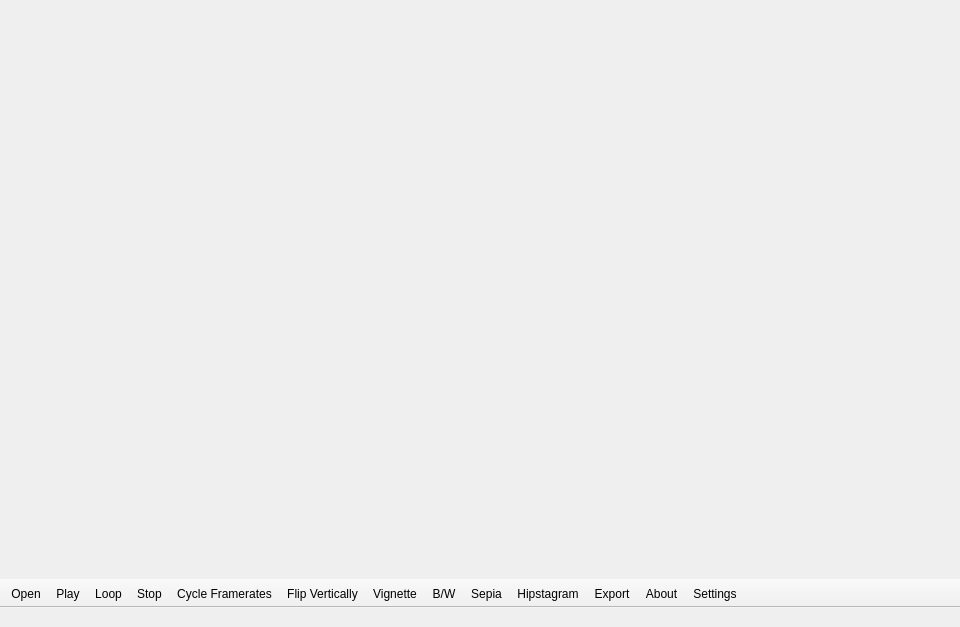
<?xml version="1.0" encoding="UTF-8"?>
<ui version="4.0">
 <class>MainWindow</class>
 <widget class="QMainWindow" name="MainWindow">
  <property name="geometry">
   <rect>
    <x>0</x>
    <y>0</y>
    <width>960</width>
    <height>627</height>
   </rect>
  </property>
  <property name="windowTitle">
   <string>zeitdice</string>
  </property>
  <property name="styleSheet">
   <string notr="true"/>
  </property>
  <property name="documentMode">
   <bool>false</bool>
  </property>
  <property name="tabShape">
   <enum>QTabWidget::Rounded</enum>
  </property>
  <widget class="QWidget" name="centralwidget">
   <property name="minimumSize">
    <size>
     <width>960</width>
     <height>540</height>
    </size>
   </property>
   <property name="maximumSize">
    <size>
     <width>1920</width>
     <height>1080</height>
    </size>
   </property>
  </widget>
  <widget class="QStatusBar" name="statusbar">
   <property name="sizeGripEnabled">
    <bool>false</bool>
   </property>
  </widget>
  <widget class="QToolBar" name="toolbar">
   <property name="windowTitle">
    <string>toolBar</string>
   </property>
   <property name="layoutDirection">
    <enum>Qt::LeftToRight</enum>
   </property>
   <property name="autoFillBackground">
    <bool>true</bool>
   </property>
   <property name="movable">
    <bool>false</bool>
   </property>
   <property name="iconSize">
    <size>
     <width>32</width>
     <height>32</height>
    </size>
   </property>
   <property name="toolButtonStyle">
    <enum>Qt::ToolButtonTextUnderIcon</enum>
   </property>
   <property name="floatable">
    <bool>false</bool>
   </property>
   <attribute name="toolBarArea">
    <enum>BottomToolBarArea</enum>
   </attribute>
   <attribute name="toolBarBreak">
    <bool>false</bool>
   </attribute>
   <addaction name="actionOpen"/>
   <addaction name="actionPlay"/>
   <addaction name="actionLoop"/>
   <addaction name="actionStop"/>
   <addaction name="actionCycleFramerates"/>
   <addaction name="actionFlipVertically"/>
   <addaction name="actionVignette"/>
   <addaction name="actionBlackWhite"/>
   <addaction name="actionSepia"/>
   <addaction name="actionHipstagram"/>
   <addaction name="actionMovie"/>
   <addaction name="actionAbout"/>
   <addaction name="actionSettings"/>
  </widget>
  <action name="actionPlay">
   <property name="icon">
    <iconset resource="../zeitdice.qrc">
     <normaloff>:/icons/icons/play.png</normaloff>:/icons/icons/play.png</iconset>
   </property>
   <property name="text">
    <string>Play</string>
   </property>
   <property name="iconText">
    <string>Play</string>
   </property>
   <property name="toolTip">
    <string>Start playback of the sequence</string>
   </property>
   <property name="visible">
    <bool>true</bool>
   </property>
   <property name="iconVisibleInMenu">
    <bool>true</bool>
   </property>
  </action>
  <action name="actionStop">
   <property name="icon">
    <iconset resource="../zeitdice.qrc">
     <normaloff>:/icons/icons/stop.png</normaloff>:/icons/icons/stop.png</iconset>
   </property>
   <property name="text">
    <string>Stop</string>
   </property>
   <property name="toolTip">
    <string>Stop playing back the sequence</string>
   </property>
   <property name="shortcut">
    <string>Ctrl+S</string>
   </property>
  </action>
  <action name="actionLoop">
   <property name="icon">
    <iconset resource="../zeitdice.qrc">
     <normaloff>:/icons/icons/repeat.png</normaloff>:/icons/icons/repeat.png</iconset>
   </property>
   <property name="text">
    <string>Loop</string>
   </property>
   <property name="toolTip">
    <string>Enable or disable looped playback</string>
   </property>
   <property name="shortcut">
    <string>Ctrl+L</string>
   </property>
  </action>
  <action name="actionMovie">
   <property name="icon">
    <iconset resource="../zeitdice.qrc">
     <normaloff>:/icons/icons/download.png</normaloff>:/icons/icons/download.png</iconset>
   </property>
   <property name="text">
    <string>Export</string>
   </property>
   <property name="toolTip">
    <string>Export the sequence as a movie file</string>
   </property>
   <property name="shortcut">
    <string>Ctrl+M</string>
   </property>
  </action>
  <action name="actionAbout">
   <property name="icon">
    <iconset resource="../zeitdice.qrc">
     <normaloff>:/icons/icons/info.png</normaloff>:/icons/icons/info.png</iconset>
   </property>
   <property name="text">
    <string>About</string>
   </property>
   <property name="toolTip">
    <string>About this application</string>
   </property>
  </action>
  <action name="actionCycleFramerates">
   <property name="icon">
    <iconset resource="../zeitdice.qrc">
     <normaloff>:/icons/icons/sort-amount-asc.png</normaloff>:/icons/icons/sort-amount-asc.png</iconset>
   </property>
   <property name="text">
    <string>Cycle Framerates</string>
   </property>
   <property name="toolTip">
    <string>Cycle through all available framerates</string>
   </property>
   <property name="shortcut">
    <string>Ctrl+C</string>
   </property>
  </action>
  <action name="actionVignette">
   <property name="checkable">
    <bool>true</bool>
   </property>
   <property name="icon">
    <iconset resource="../zeitdice.qrc">
     <normaloff>:/icons/icons/magic.png</normaloff>:/icons/icons/magic.png</iconset>
   </property>
   <property name="text">
    <string>Vignette</string>
   </property>
   <property name="toolTip">
    <string>Apply a vignette filter to the video (makes the images darker towards the borders)</string>
   </property>
   <property name="shortcut">
    <string>Ctrl+V</string>
   </property>
  </action>
  <action name="actionBlackWhite">
   <property name="checkable">
    <bool>true</bool>
   </property>
   <property name="icon">
    <iconset resource="../zeitdice.qrc">
     <normaloff>:/icons/icons/magic.png</normaloff>:/icons/icons/magic.png</iconset>
   </property>
   <property name="text">
    <string>B/W</string>
   </property>
   <property name="toolTip">
    <string>Apply a black and white filter to the video</string>
   </property>
   <property name="shortcut">
    <string>Ctrl+B</string>
   </property>
  </action>
  <action name="actionSepia">
   <property name="checkable">
    <bool>true</bool>
   </property>
   <property name="icon">
    <iconset resource="../zeitdice.qrc">
     <normaloff>:/icons/icons/magic.png</normaloff>:/icons/icons/magic.png</iconset>
   </property>
   <property name="text">
    <string>Sepia</string>
   </property>
   <property name="toolTip">
    <string>Apply a sepia color effect to the video</string>
   </property>
   <property name="shortcut">
    <string>Ctrl+E</string>
   </property>
  </action>
  <action name="actionHipstagram">
   <property name="checkable">
    <bool>true</bool>
   </property>
   <property name="icon">
    <iconset resource="../zeitdice.qrc">
     <normaloff>:/icons/icons/magic.png</normaloff>:/icons/icons/magic.png</iconset>
   </property>
   <property name="text">
    <string>Hipstagram</string>
   </property>
   <property name="toolTip">
    <string>Apply the Hipstagram effect to the video</string>
   </property>
   <property name="shortcut">
    <string>Ctrl+H</string>
   </property>
  </action>
  <action name="actionSettings">
   <property name="icon">
    <iconset resource="../zeitdice.qrc">
     <normaloff>:/icons/icons/cogs.png</normaloff>:/icons/icons/cogs.png</iconset>
   </property>
   <property name="text">
    <string>Settings</string>
   </property>
   <property name="toolTip">
    <string>Edit settings</string>
   </property>
  </action>
  <action name="actionOpen">
   <property name="icon">
    <iconset resource="../zeitdice.qrc">
     <normaloff>:/icons/icons/folder-open.png</normaloff>:/icons/icons/folder-open.png</iconset>
   </property>
   <property name="text">
    <string>Open</string>
   </property>
   <property name="toolTip">
    <string>Choose a folder to open footage from</string>
   </property>
  </action>
  <action name="actionFlipVertically">
   <property name="icon">
    <iconset resource="../zeitdice.qrc">
     <normaloff>:/icons/icons/magic.png</normaloff>:/icons/icons/magic.png</iconset>
   </property>
   <property name="text">
    <string>Flip Vertically</string>
   </property>
   <property name="toolTip">
    <string>Flip the footage in the vertical domain</string>
   </property>
  </action>
 </widget>
 <resources>
  <include location="../zeitdice.qrc"/>
 </resources>
 <connections/>
</ui>
